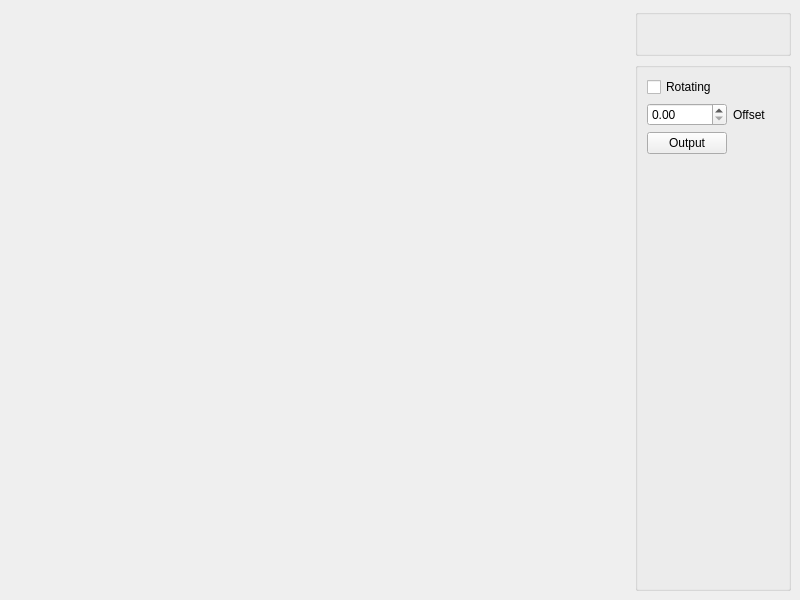
<?xml version="1.0" encoding="UTF-8"?>
<ui version="4.0">
 <class>MainWindow</class>
 <widget class="QMainWindow" name="MainWindow">
  <property name="geometry">
   <rect>
    <x>0</x>
    <y>0</y>
    <width>800</width>
    <height>600</height>
   </rect>
  </property>
  <property name="windowTitle">
   <string>implicitMuscles</string>
  </property>
  <widget class="QWidget" name="centralwidget">
   <layout class="QGridLayout" name="s_mainWindowGridLayout">
    <item row="0" column="5">
     <widget class="QGroupBox" name="s_transformGB">
      <property name="title">
       <string/>
      </property>
      <layout class="QGridLayout" name="gridLayout">
       <item row="0" column="2">
        <widget class="QLabel" name="label">
         <property name="text">
          <string/>
         </property>
        </widget>
       </item>
       <item row="0" column="3">
        <spacer name="horizontalSpacer_4">
         <property name="orientation">
          <enum>Qt::Horizontal</enum>
         </property>
         <property name="sizeHint" stdset="0">
          <size>
           <width>40</width>
           <height>20</height>
          </size>
         </property>
        </spacer>
       </item>
      </layout>
     </widget>
    </item>
    <item row="0" column="3">
     <spacer name="horizontalSpacer_5">
      <property name="orientation">
       <enum>Qt::Horizontal</enum>
      </property>
      <property name="sizeHint" stdset="0">
       <size>
        <width>40</width>
        <height>20</height>
       </size>
      </property>
     </spacer>
    </item>
    <item row="0" column="1">
     <spacer name="horizontalSpacer_6">
      <property name="orientation">
       <enum>Qt::Horizontal</enum>
      </property>
      <property name="sizeHint" stdset="0">
       <size>
        <width>40</width>
        <height>20</height>
       </size>
      </property>
     </spacer>
    </item>
    <item row="0" column="2">
     <spacer name="horizontalSpacer_2">
      <property name="orientation">
       <enum>Qt::Horizontal</enum>
      </property>
      <property name="sizeHint" stdset="0">
       <size>
        <width>40</width>
        <height>20</height>
       </size>
      </property>
     </spacer>
    </item>
    <item row="0" column="4">
     <spacer name="horizontalSpacer">
      <property name="orientation">
       <enum>Qt::Horizontal</enum>
      </property>
      <property name="sizeHint" stdset="0">
       <size>
        <width>40</width>
        <height>20</height>
       </size>
      </property>
     </spacer>
    </item>
    <item row="2" column="5">
     <widget class="QGroupBox" name="s_drawGB">
      <property name="title">
       <string/>
      </property>
      <layout class="QGridLayout" name="gridLayout_2">
       <item row="0" column="1">
        <widget class="QCheckBox" name="m_rotating">
         <property name="enabled">
          <bool>true</bool>
         </property>
         <property name="text">
          <string>Rotating</string>
         </property>
         <property name="tristate">
          <bool>false</bool>
         </property>
        </widget>
       </item>
       <item row="3" column="1">
        <spacer name="verticalSpacer">
         <property name="orientation">
          <enum>Qt::Vertical</enum>
         </property>
         <property name="sizeHint" stdset="0">
          <size>
           <width>20</width>
           <height>40</height>
          </size>
         </property>
        </spacer>
       </item>
       <item row="1" column="1">
        <widget class="QDoubleSpinBox" name="offsetSpinBox">
         <property name="minimum">
          <double>0.000000000000000</double>
         </property>
         <property name="maximum">
          <double>0.800000000000000</double>
         </property>
         <property name="singleStep">
          <double>0.200000000000000</double>
         </property>
         <property name="value">
          <double>0.000000000000000</double>
         </property>
        </widget>
       </item>
       <item row="1" column="2">
        <widget class="QLabel" name="offset_Label">
         <property name="text">
          <string>Offset</string>
         </property>
        </widget>
       </item>
       <item row="2" column="1">
        <widget class="QPushButton" name="outputButton">
         <property name="text">
          <string>Output</string>
         </property>
        </widget>
       </item>
      </layout>
     </widget>
    </item>
   </layout>
  </widget>
  <widget class="QMenuBar" name="menubar">
   <property name="geometry">
    <rect>
     <x>0</x>
     <y>0</y>
     <width>800</width>
     <height>26</height>
    </rect>
   </property>
  </widget>
 </widget>
 <resources/>
 <connections/>
</ui>
